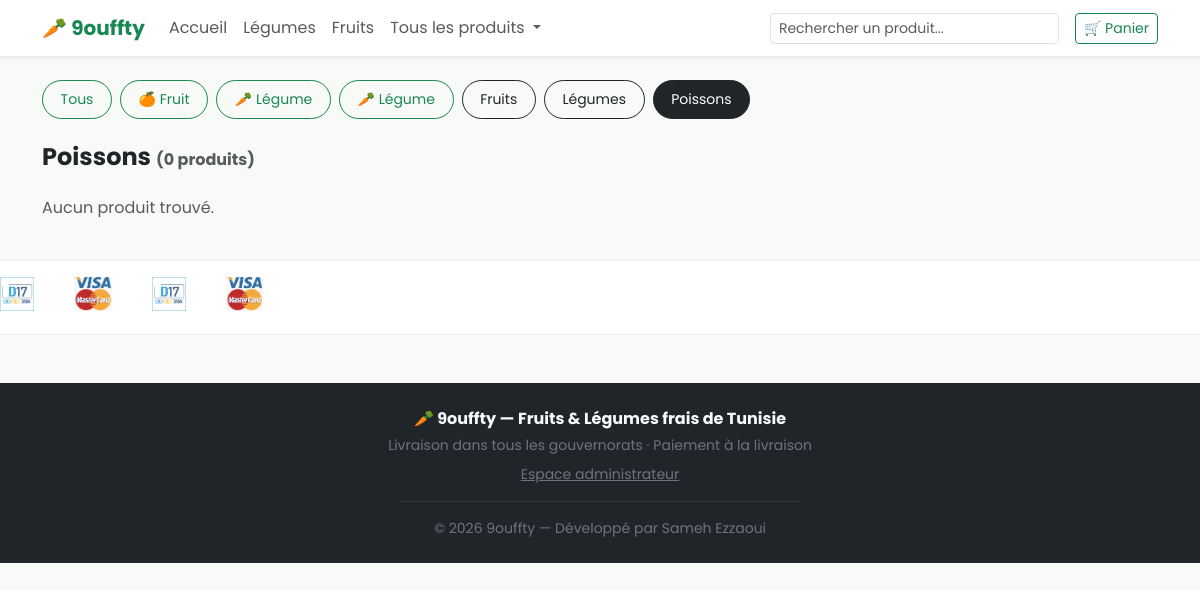
Before: /categorie/poissons/ with the older database file.
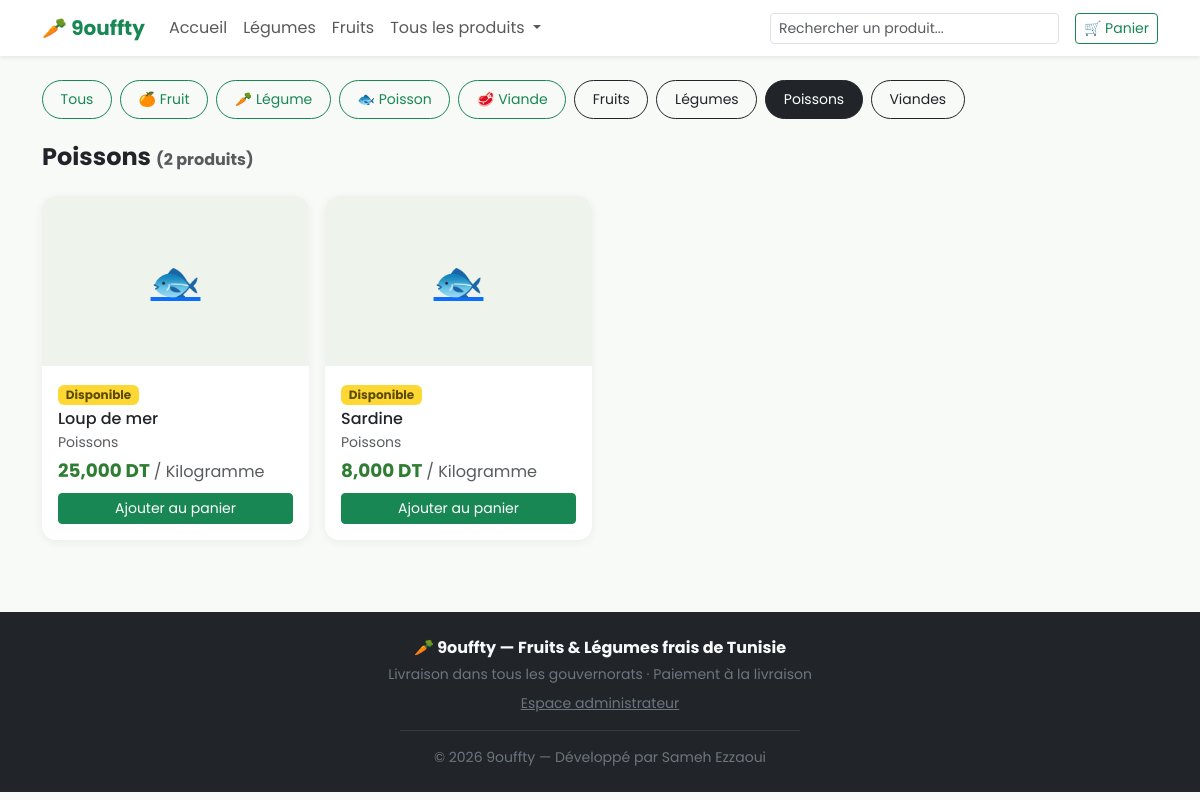
After: the same page with the newer database file.
### boutique/models.py (models this page shows, shortened)
class Categorie(models.Model):
    TYPE_CHOICES = [
        ('legume', 'Légume'),
        ('fruit', 'Fruit'),
        ('poisson', 'Poisson'),
        ('viande', 'Viande'),
        ('produit_laitier', 'Produit laitier'),
        ('epicerie', 'Épicerie'),
        ('autre', 'Autre'),
    ]
    nom = models.CharField(max_length=100, unique=True)
    slug = models.SlugField(max_length=110, unique=True)
    type_produit = models.CharField(max_length=20, choices=TYPE_CHOICES, default='legume')
    image = models.ImageField(upload_to='categories/', blank=True, null=True)
    class Meta:
        verbose_name = "Catégorie"
        verbose_name_plural = "Catégories"
        ordering = ['nom']

class MoyenPaiement(models.Model):
    nom = models.CharField(max_length=80, help_text="Ex: Visa, D17, BH Bank, Mastercard...")
    logo = models.ImageField(upload_to='paiements/')
    ordre = models.PositiveIntegerField(default=0, help_text="Ordre d'affichage (plus petit = plus à gauche)")
    actif = models.BooleanField(default=True)
    class Meta:
        verbose_name = "Moyen de paiement"
        verbose_name_plural = "Moyens de paiement"
        ordering = ['ordre', 'nom']

class Produit(models.Model):
    UNITE_CHOICES = [
        ('kg', 'Kilogramme'),
        ('piece', 'Pièce'),
        ('botte', 'Botte'),
        ('caisse', 'Caisse'),
    ]
    categorie = models.ForeignKey(Categorie, related_name='produits', on_delete=models.CASCADE)
    nom = models.CharField(max_length=150)
    slug = models.SlugField(max_length=160, unique=True)
    description = models.TextField(blank=True)
    image = models.ImageField(upload_to='produits/', blank=True, null=True)
    prix = models.DecimalField(max_digits=8, decimal_places=3, validators=[MinValueValidator(0)],
                                help_text="Prix en TND")
    unite = models.CharField(max_length=10, choices=UNITE_CHOICES, default='kg')
    stock = models.PositiveIntegerField(default=0, help_text="Quantité disponible")
    origine = models.CharField(max_length=100, blank=True, help_text="Ex: Nabeul, Cap Bon, Kairouan...")
    bio = models.BooleanField(default=False, verbose_name="Produit Bio")
    disponible = models.BooleanField(default=True)
    date_ajout = models.DateTimeField(auto_now_add=True)
    date_maj = models.DateTimeField(auto_now=True)
    class Meta:
        verbose_name = "Produit"
        verbose_name_plural = "Produits"
        ordering = ['nom']
    def get_absolute_url(self):
        return reverse('boutique:produit_detail', args=[self.slug])
    @property
    def en_stock(self):
        return self.stock > 0 and self.disponible
    @property
    def est_nouveau(self):
        from django.utils import timezone
        from datetime import timedelta
        if not self.date_ajout:
            return False
        return timezone.now() - self.date_ajout <= timedelta(days=7)

### boutique/views.py (the view)
# urls.py: path('categorie/<slug:slug>/', views.categorie_detail, name='categorie'),
def categorie_detail(request, slug):
    categorie = get_object_or_404(Categorie, slug=slug)
    produits = categorie.produits.filter(disponible=True)
    return render(request, 'boutique/liste_produits.html', {
        'produits': produits,
        'categories': Categorie.objects.all(),
        'categorie_active': categorie,
        'type_actif': None,
        'q': '',
    })

### boutique/context_processors.py (called while the page is built)
def types_categories(request):
    types_utilises = (
        Categorie.objects.values_list('type_produit', flat=True).distinct()
    )
    choices_dict = dict(Categorie.TYPE_CHOICES)
    types_disponibles = [
        (code, choices_dict.get(code, code)) for code in types_utilises
    ]
    types_disponibles.sort(key=lambda t: t[1])
    return {'types_produits_nav': types_disponibles}

def moyens_paiement_global(request):
    return {'moyens_paiement_global': MoyenPaiement.objects.filter(actif=True)}

### boutique/templatetags/boutique_extras.py (called while the page is built)
@register.filter
def emoji_type(type_produit):
    return EMOJIS.get(type_produit, '📦')

### templates/boutique/liste_produits.html (shortened to what this page needs)
{% extends 'base.html' %}
{% load boutique_extras %}
{% block content %}
<div class="container py-4">
  <div class="d-flex flex-wrap gap-2 mb-4">
    <a href="{% url 'boutique:liste_produits' %}" class="btn btn-sm categorie-pill {% if not categorie_active and not type_actif %}btn-success{% else %}btn-outline-success{% endif %}">Tous</a>
    {% for code, label in types_produits_nav %}
      <a href="{% url 'boutique:liste_produits' %}?type={{ code }}" class="btn btn-sm categorie-pill {% if type_actif == code %}btn-success{% else %}btn-outline-success{% endif %}">{{ code|emoji_type }} {{ label }}</a>
    {% endfor %}
    {% for cat in categories %}
      <a href="{% url 'boutique:categorie' cat.slug %}" class="btn btn-sm categorie-pill {% if categorie_active.id == cat.id %}btn-dark{% else %}btn-outline-dark{% endif %}">{{ cat.nom }}</a>
    {% endfor %}
  </div>
  <h1 class="h4 fw-bold mb-4">
    {% if categorie_active %}{{ categorie_active.nom }}{% elif q %}Résultats pour « {{ q }} »{% else %}Tous nos produits{% endif %}
    <span class="text-muted fs-6">({{ produits|length }} produit{{ produits|length|pluralize }})</span>
  </h1>
  <div class="row g-3">
    {% for p in produits %}
    <div class="col-6 col-md-3">
      {% include 'boutique/_carte_produit.html' with produit=p %}
    </div>
    {% empty %}
    <p class="text-muted">Aucun produit trouvé.</p>
    {% endfor %}
  </div>
</div>
{% endblock %}

### templates/base.html (shortened to what this page needs)
{% load static %}
<!DOCTYPE html>
<html lang="fr">
<head>
<link href="https://cdn.jsdelivr.net/npm/bootstrap@5.3.3/dist/css/bootstrap.min.css" rel="stylesheet">
<link rel="stylesheet" href="{% static 'css/style.css' %}">
</head>
<body>
<nav class="navbar navbar-expand-lg navbar-light bg-white shadow-sm sticky-top">
  <div class="container">
    <a class="navbar-brand fw-bold text-success" href="{% url 'boutique:accueil' %}">🥕 9ouffty</a>
    <div class="collapse navbar-collapse" id="navMenu">
      <ul class="navbar-nav me-auto mb-2 mb-lg-0">
        <li class="nav-item"><a class="nav-link" href="{% url 'boutique:accueil' %}">Accueil</a></li>
        <li class="nav-item"><a class="nav-link" href="{% url 'boutique:liste_produits' %}?type=legume">Légumes</a></li>
        <li class="nav-item"><a class="nav-link" href="{% url 'boutique:liste_produits' %}?type=fruit">Fruits</a></li>
        <li class="nav-item dropdown">
          <a class="nav-link dropdown-toggle" href="{% url 'boutique:liste_produits' %}" id="dropdownTousProduits" data-bs-toggle="dropdown" aria-expanded="false">
            Tous les produits
          </a>
        </li>
      </ul>
      <form class="d-flex me-3" role="search" method="get" action="{% url 'boutique:liste_produits' %}">
        <input class="form-control form-control-sm" type="search" name="q" placeholder="Rechercher un produit...">
      </form>
      <a href="{% url 'boutique:panier' %}" class="btn btn-outline-success btn-sm position-relative">
        🛒 Panier
      </a>
    </div>
  </div>
</nav>
<main>
{% block content %}{% endblock %}
</main>
{% if moyens_paiement_global %}
<div class="payment-strip py-3">
  <div class="payment-track">
    {% for m in moyens_paiement_global %}
      <img src="{{ m.logo.url }}" alt="{{ m.nom }}" title="{{ m.nom }}" class="payment-logo">
    {% endfor %}
    {% for m in moyens_paiement_global %}
      <img src="{{ m.logo.url }}" alt="{{ m.nom }}" title="{{ m.nom }}" class="payment-logo" aria-hidden="true">
    {% endfor %}
  </div>
</div>
{% endif %}
<footer class="bg-dark text-light mt-5 py-4">
  <div class="container text-center">
    <p class="mb-1 fw-bold">🥕 9ouffty — Fruits & Légumes frais de Tunisie</p>
    <p class="small text-secondary mb-0">Livraison dans tous les gouvernorats · Paiement à la livraison</p>
    <p class="small text-secondary mt-2 mb-0"><a href="{% url 'dashboard:login' %}" class="text-secondary">Espace administrateur</a></p>
    <hr class="border-secondary my-3" style="max-width:400px; margin-left:auto; margin-right:auto;">
    <p class="small text-secondary mb-0">© {% now "Y" %} 9ouffty — Développé par Sameh Ezzaoui</p>
  </div>
</footer>
</body>
</html>

### templates/boutique/_carte_produit.html (shortened to what this page needs)
{% load boutique_extras %}
<div class="card card-produit">
  <a href="{{ produit.get_absolute_url }}">
    <div class="produit-image-wrap {% if not produit.en_stock %}indisponible{% endif %}">
      {% if produit.image %}
        <img src="{{ produit.image.url }}" class="img-top w-100" alt="{{ produit.nom }}">
      {% else %}
        <div class="img-top w-100 d-flex align-items-center justify-content-center fs-1">
          {{ produit.categorie.type_produit|emoji_type }}
        </div>
      {% endif %}
    </div>
  </a>
  <div class="card-body">
    {% if produit.en_stock %}<span class="badge badge-disponible mb-1">Disponible</span>{% endif %}
    <h6 class="card-title mb-1">
      <a href="{{ produit.get_absolute_url }}" class="text-decoration-none text-dark">{{ produit.nom }}</a>
    </h6>
    <p class="small text-muted mb-1">{{ produit.categorie.nom }}{% if produit.origine %} · {{ produit.origine }}{% endif %}</p>
    <p class="prix-tag mb-2">{{ produit.prix }} DT <span class="small text-muted fw-normal">/ {{ produit.get_unite_display }}</span></p>
    {% if produit.en_stock %}
      <form method="post" action="{% url 'boutique:panier_ajouter' produit.id %}">
        <button type="submit" class="btn btn-success btn-sm w-100">Ajouter au panier</button>
      </form>
    {% else %}
      <button class="btn btn-secondary btn-sm w-100" disabled>Rupture de stock</button>
    {% endif %}
  </div>
</div>

Changed rows visible on the page:
removed MoyenPaiement: logo (picture)
removed MoyenPaiement: logo (picture)
added Categorie: nom "Viandes"
added Produit: categorie.type_produit|emoji_type "🐟", stock "Disponible", nom "Loup de mer", categorie.nom "Poissons", prix "25,000", unite "Kilogramme"
added Produit: categorie.type_produit|emoji_type "🐟", stock "Disponible", nom "Sardine", categorie.nom "Poissons", prix "8,000", unite "Kilogramme"
Other visible differences:
{{ produits|length }}: "0" → "2"
new list line: "🐟 Poisson"
new list line: "🥩 Viande"
list line gone: "🥕 Légume"
text no longer shown: "Aucun produit trouvé."
